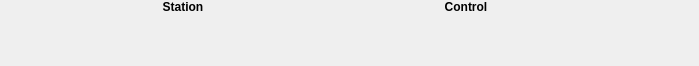
<?xml version="1.0" encoding="UTF-8"?>
<ui version="4.0">
 <class>Form</class>
 <widget class="QWidget" name="Form">
  <property name="geometry">
   <rect>
    <x>0</x>
    <y>0</y>
    <width>699</width>
    <height>66</height>
   </rect>
  </property>
  <property name="minimumSize">
   <size>
    <width>0</width>
    <height>0</height>
   </size>
  </property>
  <property name="windowTitle">
   <string>XTCAV ATCA LLRF Stations</string>
  </property>
  <layout class="QVBoxLayout" name="verticalLayout">
   <property name="spacing">
    <number>0</number>
   </property>
   <property name="leftMargin">
    <number>0</number>
   </property>
   <property name="topMargin">
    <number>0</number>
   </property>
   <property name="rightMargin">
    <number>0</number>
   </property>
   <property name="bottomMargin">
    <number>0</number>
   </property>
   <item>
    <layout class="QVBoxLayout" name="verticalLayout_2">
     <item>
      <layout class="QHBoxLayout" name="horizontalLayout">
       <item>
        <widget class="QLabel" name="label_1">
         <property name="sizePolicy">
          <sizepolicy hsizetype="Fixed" vsizetype="Maximum">
           <horstretch>0</horstretch>
           <verstretch>0</verstretch>
          </sizepolicy>
         </property>
         <property name="minimumSize">
          <size>
           <width>100</width>
           <height>0</height>
          </size>
         </property>
         <property name="maximumSize">
          <size>
           <width>100</width>
           <height>16777215</height>
          </size>
         </property>
         <property name="font">
          <font>
           <weight>75</weight>
           <bold>true</bold>
          </font>
         </property>
         <property name="text">
          <string>Station</string>
         </property>
         <property name="alignment">
          <set>Qt::AlignCenter</set>
         </property>
        </widget>
       </item>
       <item>
        <widget class="QLabel" name="label_2">
         <property name="sizePolicy">
          <sizepolicy hsizetype="Fixed" vsizetype="Maximum">
           <horstretch>0</horstretch>
           <verstretch>0</verstretch>
          </sizepolicy>
         </property>
         <property name="minimumSize">
          <size>
           <width>200</width>
           <height>0</height>
          </size>
         </property>
         <property name="maximumSize">
          <size>
           <width>200</width>
           <height>16777215</height>
          </size>
         </property>
         <property name="font">
          <font>
           <weight>75</weight>
           <bold>true</bold>
          </font>
         </property>
         <property name="text">
          <string>Control</string>
         </property>
         <property name="alignment">
          <set>Qt::AlignCenter</set>
         </property>
        </widget>
       </item>
      </layout>
     </item>
    </layout>
   </item>
   <item>
    <layout class="QHBoxLayout" name="horizontalLayout_2">
     <property name="spacing">
      <number>0</number>
     </property>
     <property name="topMargin">
      <number>0</number>
     </property>
     <property name="bottomMargin">
      <number>0</number>
     </property>
     <item>
      <widget class="PyDMTemplateRepeater" name="PyDMTemplateRepeater">
       <property name="sizePolicy">
        <sizepolicy hsizetype="Preferred" vsizetype="Preferred">
         <horstretch>0</horstretch>
         <verstretch>0</verstretch>
        </sizepolicy>
       </property>
       <property name="minimumSize">
        <size>
         <width>0</width>
         <height>0</height>
        </size>
       </property>
       <property name="maximumSize">
        <size>
         <width>16777215</width>
         <height>16777215</height>
        </size>
       </property>
       <property name="toolTip">
        <string/>
       </property>
       <property name="layoutSpacing" stdset="0">
        <number>0</number>
       </property>
       <property name="countShownInDesigner" stdset="0">
        <number>1</number>
       </property>
       <property name="templateFilename" stdset="0">
        <string>test_station_item.ui</string>
       </property>
       <property name="dataSource" stdset="0">
        <string>test_stations.json</string>
       </property>
      </widget>
     </item>
    </layout>
   </item>
  </layout>
 </widget>
 <customwidgets>
  <customwidget>
   <class>PyDMTemplateRepeater</class>
   <extends>QFrame</extends>
   <header>pydm.widgets.template_repeater</header>
  </customwidget>
 </customwidgets>
 <resources/>
 <connections/>
</ui>
